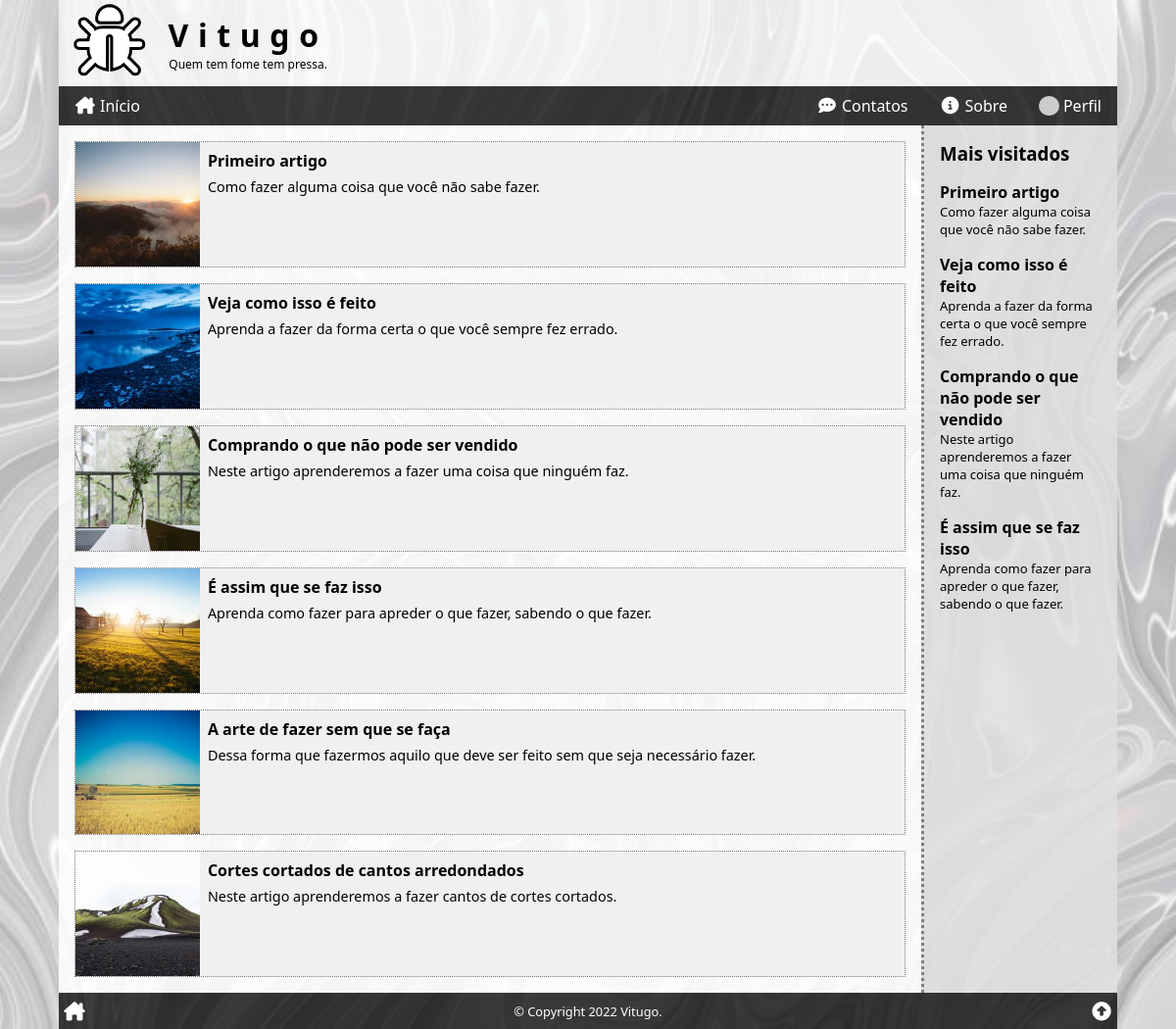
Screenshot of / (signed in) with the database file from the repository.
### tables this page shows
CREATE TABLE articles (
    art_id INT PRIMARY KEY AUTO_INCREMENT,
    art_title VARCHAR(127),
    art_intro VARCHAR(255),
    art_thumb VARCHAR(255),
    art_content TEXT,
    art_author INT,
    art_date TIMESTAMP DEFAULT CURRENT_TIMESTAMP,
    art_views INT DEFAULT '0',
    art_status ENUM('on', 'off', 'deleted') DEFAULT 'on',
    FOREIGN KEY (art_author) REFERENCES users (user_id)
);

### index.php (the view, shortened to what this page needs)
<?php
require($_SERVER['DOCUMENT_ROOT'] . '/_config.php');
$sql = <<<SQL
SELECT art_id, art_title, art_intro, art_thumb
    FROM articles
WHERE art_status = 'on'
    AND art_date <= NOW()
ORDER BY art_date DESC;
SQL;
$res = $conn->query($sql);
$artigos = '<div class="items">' . "\n";
while ($artigo = $res->fetch_assoc()) :
    $artigos .= <<<HTML
        <div class="item" onclick="location.href='/ler/?id={$artigo['art_id']}'">
            <div class="thumb" style="background-image: url('{$artigo['art_thumb']}')" title="Imagem de {$artigo['art_title']}"></div>
            <div class="body">
                <h4>{$artigo['art_title']}</h4>
                <span>{$artigo['art_intro']}</span>
            </div>
        </div>
HTML;
endwhile;
$artigos .= '</div>';
require($_SERVER['DOCUMENT_ROOT'] . '/_header.php');
?>
<section>
    <?php
    echo $artigos;
    ?>
</section>
<aside>
    <?php
    $mv = mostViewed();
    if ($mv) echo "<h3>Mais visitados</h3>{$mv}";
    ?>
</aside>
<?php
require($_SERVER['DOCUMENT_ROOT'] . '/_footer.php');

### _header.php (shortened to what this page needs)
<!DOCTYPE html>
<html lang="pt-BR">
<head>
    <link rel="stylesheet" href="style.css">
    <link rel="stylesheet" href="https://cdnjs.cloudflare.com/ajax/libs/font-awesome/6.1.1/css/all.min.css">
</head>
<body>
    <div class="wrap">
        <header>
            <a href="/" title="Página inicial"><i class="fa-solid fa-bug fa-fw"></i></a>
            <h1>Vitugo<small>Quem tem fome tem pressa.</small></h1>
        </header>
        <nav>
            <a href="/" title="Página inicial"><i class="fa-solid fa-house-chimney fa-fw"></i><span>Início</span></a>
            <a href="/contatos/" title="Faça contato"><i class="fa-solid fa-comment-dots fa-fw"></i><span>Contatos</span></a>
            <a href="/sobre/" title="Sobre..."><i class="fa-solid fa-circle-info fa-fw"></i><span>Sobre</span></a>
            <?php
            if ($user) :
            ?>
                <a href="/user/profile/" title="Perfil"><img src="<?php echo $user['user_photo'] ?>" alt="<?php echo $user['user_name'] ?>"><span>Perfil</a>
            <?php
            else :
            ?>
                <a href="/user/login/" title="Usuário"><i class="fa-solid fa-right-to-bracket fa-fw"></i><span>Login</span></a>
            <?php
            endif;
            ?>
        </nav>
        <main>

### _config.php (shortened to what this page needs)
<?php
$ini = parse_ini_file($_SERVER['DOCUMENT_ROOT'] . '/_config.ini', true);
foreach ($ini as $key => $val) :
    if ($_SERVER['SERVER_NAME'] === $key) :
        $conn = new mysqli($val['hostname'], $val['username'], $val['password'], $val['database']);
    endif;
endforeach;
$conn->query("SET NAMES 'utf8'");
$conn->query('SET character_set_connection=utf8');
$conn->query('SET character_set_client=utf8');
$conn->query('SET character_set_results=utf8');
$conn->query('SET GLOBAL lc_time_names = pt_BR');
$conn->query('SET lc_time_names = pt_BR');
if (isset($_COOKIE['user']))
    $user = unserialize($_COOKIE['user']);
else
    $user = false;
function mostViewed($num = 4)
{
    global $conn;
    $sql = <<<SQL
SELECT art_id, art_title, art_intro
FROM articles
WHERE art_status = 'on'
	AND art_date <= NOW()
ORDER BY art_views DESC
LIMIT {$num};
SQL;
    $res = $conn->query($sql);
    $out = '';
    if ($res->num_rows > 0) :
        while ($art = $res->fetch_assoc()) :
            $out .= <<<HTML
<div class="side-art-box" onclick="location.href='/ler/?id={$art['art_id']}'">
    <div class="side-art-title">{$art['art_title']}</div>
    <div class="side-art-intro">{$art['art_intro']}</div>
</div>
HTML;
        endwhile;
    else :
        $out = false;
    endif;
    return $out;
}

### _footer.php (shortened to what this page needs)
</main>
<footer>
    <a href="/" title="Página inicial"><i class="fa-solid fa-house-chimney fa-fw"></i></a>
    <div title="Todos os direitos reservados para Vitugo.">&copy; Copyright 2022 Vitugo.</div>
    <a href="#top" title="Topo da página"><i class="fa-solid fa-circle-up fa-fw"></i></a>
</footer>
</div>
</body>
</html>

### style.css (style rules this page uses)
* { box-sizing: border-box; outline: none; transition: .2s; }
html, body { position: relative; width: 100%; height: 100%; padding: 0; margin: 0; font-family: 'Segoe UI', Tahoma, Geneva, Verdana, sans-serif; font-size: 16px; }
a { color: steelblue; text-decoration: none; }
header, nav, section, article, main, aside, footer { display: block; }
body { background-color: rgb(170, 170, 170); background-attachment: fixed; background-image: url('/img/gray_background_01.jpg'); background-position: center; background-repeat: no-repeat; background-size: cover; }
.wrap { position: relative; display: flex; flex-direction: column; height: 100%; width: 100%; max-width: 1080px; min-width: 280px; margin: auto; }
.wrap>header { display: flex; align-items: center; justify-content: flex-start; background: rgba(255, 255, 255, .7); }
.wrap>header a { font-size: 70px; color: white; -webkit-text-stroke: 3px black; padding-left: .5rem; margin-top: -.5rem; }
.wrap>header h1 { margin: 0; margin-left: 1rem; text-align: center; font-size: 2rem; letter-spacing: .6rem; }
.wrap>header small { display: block; font-size: .75rem; font-weight: normal; letter-spacing: normal; }
.wrap>nav { background: rgba(0, 0, 0, .75); display: flex; align-items: center; justify-content: space-around; padding: 1px 0; }
.wrap>nav a { display: flex; width: 25%; flex-direction: column; justify-content: space-around; align-items: center; color: white; text-decoration: none; padding: .5rem; }
.wrap>nav span { display: inline-block; margin-top: .25rem; }
.wrap>nav i { font-size: 2rem; }
.wrap>nav img { width: 2rem; height: 2rem; display: block; border-radius: 50%; }
.wrap>footer { background: rgba(0, 0, 0, .75); padding: 1px 0; color: white; display: flex; align-items: center; justify-content: space-between; }
.wrap>footer a { display: block; padding: .25rem; color: white; font-size: 1.2rem; }
.wrap>footer div { font-size: .8rem; text-align: center; }
.wrap>main { flex-grow: 1; display: flex; flex-direction: column; }
.wrap>main>section, .wrap>main>aside { padding: 1rem; }
.wrap>main>section { flex-grow: 1; background-color: rgba(255, 255, 255, .85); }
.wrap>main>aside { border-top: 3px dotted grey; background: rgba(224, 224, 224, .85); }
.wrap>main>section>h2:first-child, .wrap>main>aside>h3:first-child { margin: 0; }
.item { background-color: rgb(240, 240, 240); margin-bottom: 1rem; border: 1px dotted grey; cursor: pointer; }
.items .item:last-child { margin-bottom: 0; }
.item .thumb { width: 100%; aspect-ratio: 1 / 1; background-attachment: local; background-position: center; background-repeat: no-repeat; background-size: cover; }
.item .body { padding: .5rem; }
.item .body span { font-size: .9rem; }
.item h4 { margin: 0 0 .25rem 0; }
@media (min-width: 426px) { .items { display: grid; grid-template-columns: 50% 50%; grid-column-gap: 1rem; margin-right: 1rem; } }
@media (min-width: 576px) { .items { display: block; margin: 0; } }
@media (min-width: 576px) { .item { display: flex; } }
@media (min-width: 576px) { .item .thumb { width: 15%; } }
@media (min-width: 768px) { .wrap>nav { align-items: center; justify-content: flex-end; } }
@media (min-width: 768px) { .wrap>nav a { flex-direction: row; justify-content: center; padding: .5rem 1rem; width: auto; } }
@media (min-width: 768px) { .wrap>nav a:first-child { margin-right: auto; } }
@media (min-width: 768px) { .wrap>nav i { font-size: 1.1rem; } }
@media (min-width: 768px) { .wrap>nav span { display: inline-block; margin-top: 0; margin-left: .25rem; } }
@media (min-width: 768px) { .wrap>nav img { width: 1.3rem; height: 1.3rem; } }
@media (min-width: 768px) { .wrap>main { flex-direction: row; } }
@media (min-width: 768px) { .wrap>main>aside { border-top: none; border-left: 3px dotted grey; flex: 0 0 200px; } }
.side-art-box { margin: 1rem 0; cursor: pointer; }
.side-art-title { font-weight: bold; }
.side-art-intro { font-size: small; }

### rows the page displays
articles: art_thumb (picture), art_title "Primeiro artigo", art_intro "Como fazer alguma coisa que você não sabe fazer."
articles: art_thumb (picture), art_title "Veja como isso é feito", art_intro "Aprenda a fazer da forma certa o que você sempre fez errado."
articles: art_thumb (picture), art_title "Comprando o que não pode ser vendido", art_intro "Neste artigo aprenderemos a fazer uma coisa que ninguém faz."
articles: art_thumb (picture), art_title "É assim que se faz isso", art_intro "Aprenda como fazer para apreder o que fazer, sabendo o que fazer."
articles: art_thumb (picture), art_title "A arte de fazer sem que se faça", art_intro "Dessa forma que fazermos aquilo que deve ser feito sem que seja necessário fazer."
articles: art_thumb (picture), art_title "Cortes cortados de cantos arredondados", art_intro "Neste artigo aprenderemos a fazer cantos de cortes cortados."
